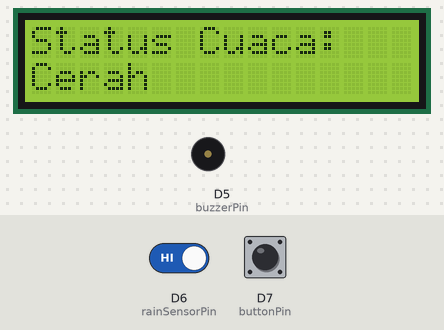
Simulated run of this sketch. Board: ESP8266 (NodeMCU). Shown: 16×2 character LCD, buzzer (waves = sounding, pin HIGH). The test bench sets the inputs (shaded band); at power-on: D6 (rainSensorPin) HIGH, D7 (buttonPin) HIGH. WiFi joins after 1.5 s; servers stay silent unless stated; random numbers use the default seed unless the sketch sets one; what the sketch prints to the serial monitor is not drawn.

Above: at 4.2 s.
4.3 s: D6 (rainSensorPin) driven LOW
At 5.4 s:
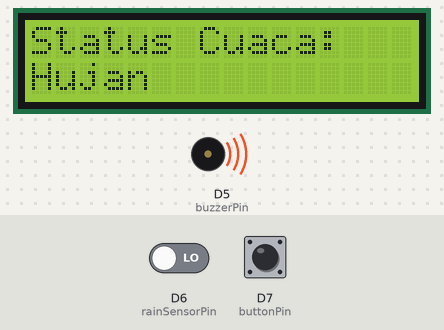
5.8 s: D7 (buttonPin) pulled LOW for 0.15 s
At 7.2 s:
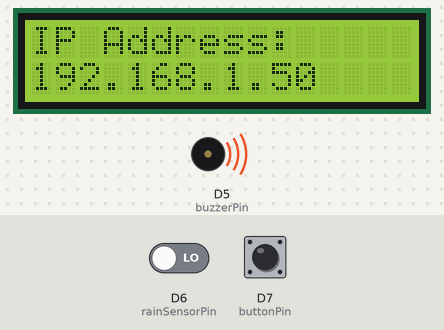
8.9 s: D6 (rainSensorPin) driven HIGH
At 11.6 s:
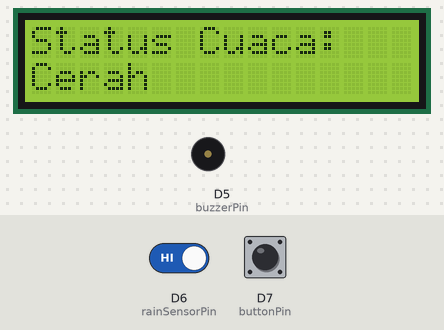
11.9 s: D7 (buttonPin) pulled LOW for 1 s
At 13.1 s:
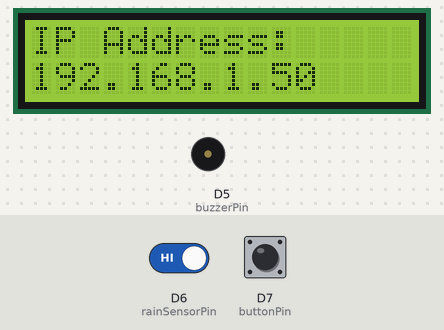
15.9 s: D7 (buttonPin) pulled LOW for 3.2 s
Timing chart, 0 to 18.9 s (numbered marks = the images above; inputs shaded):
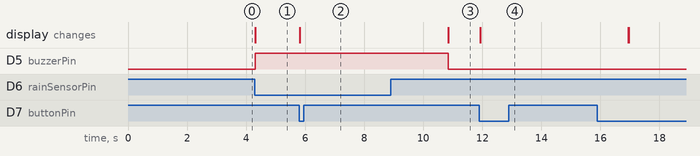

The sketch:

sensor_air.ino
```cpp
#include <Wire.h>
#include <LiquidCrystal_I2C.h>
#include <ESP8266WiFi.h>
#include <ESP8266WebServer.h>

// Inisialisasi LCD (alamat I2C dan ukuran LCD 16x2)
LiquidCrystal_I2C lcd(0x27, 16, 2);

// Pin sensor hujan, buzzer, dan button
const int rainSensorPin = D6;
const int buzzerPin = D5;
const int buttonPin = D7;

// Variabel WiFi dan server web
const char* ssid = "POCO F4";
const char* password = "sayaadalahkamu";
ESP8266WebServer server(80);

int rainOutput = 0;
bool ipDisplayed = false;

// String HTML untuk halaman web
const char html[] PROGMEM = R"rawliteral(
<!DOCTYPE html>
<html lang="id">
<head>
    <meta charset="UTF-8">
    <meta name="viewport" content="width=device-width, initial-scale=1.0">
    <title>Monitoring Sensor Hujan</title>
    <link href="https://cdnjs.cloudflare.com/ajax/libs/font-awesome/6.0.0/css/all.min.css" rel="stylesheet">
    <style>
        * { margin: 0; padding: 0; box-sizing: border-box; font-family: Arial, sans-serif; }
        body { background: #f0f2f5; padding: 20px; min-height: 100vh; transition: background-color 0.5s; position: relative; overflow: hidden; }
        .dark-mode { background: #1a1a1a; color: #fff; }
        .container { max-width: 800px; margin: 0 auto; position: relative; }
        .header { background: #fff; padding: 20px; border-radius: 15px; box-shadow: 0 4px 6px rgba(0,0,0,0.1); margin-bottom: 20px; }
        .dark-mode .header { background: #2d2d2d; }
        .title { color: #1a73e8; margin-bottom: 10px; font-size: 24px; text-align: center; }
        .status-card { background: #fff; padding: 30px; border-radius: 15px; box-shadow: 0 4px 6px rgba(0,0,0,0.1); text-align: center; }
        .dark-mode .status-card { background: #2d2d2d; }
        .weather-icon { font-size: 80px; margin: 20px 0; }
        .status-text { font-size: 2.5em; font-weight: bold; margin: 20px 0; text-transform: uppercase; }
        .raindrop { position: absolute; width: 2px; height: 10px; background: rgba(255, 255, 255, 0.8); animation: fall linear infinite; }
        @keyframes fall {
            0% { top: -10px; }
            100% { top: 100%; }
        }
        .lightning { position: absolute; width: 4px; height: 60px; background: yellow; display: none; }
        @keyframes flash {
            0%, 100% { opacity: 0; }
            50% { opacity: 1; }
        }
    </style>
</head>
<body>
    <div class="container">
        <div class="header">
            <h1 class="title">Dashboard Monitoring Sensor Hujan</h1>
            <p class="last-update">Update terakhir: <span id="lastUpdate">-</span></p>
        </div>
        <div class="status-card">
            <div id="weatherIcon" class="weather-icon">
                <i class="fas fa-sun"></i>
            </div>
            <div class="status-text" id="statusText">Mengecek...</div>
        </div>
    </div>
    <script>
        function createRaindrops() {
            const container = document.body;
            for (let i = 0; i < 50; i++) {
                const drop = document.createElement('div');
                drop.className = 'raindrop';
                drop.style.left = Math.random() * 100 + 'vw';
                drop.style.animationDuration = Math.random() * 1 + 0.5 + 's'; // Random fall speed
                container.appendChild(drop);
            }
        }

        function createLightning() {
            const container = document.body;
            const lightning = document.createElement('div');
            lightning.className = 'lightning';
            lightning.style.left = Math.random() * 100 + 'vw';
            lightning.style.top = Math.random() * 50 + 'vh';
            lightning.style.display = 'block';
            container.appendChild(lightning);
            lightning.style.animation = 'flash 0.2s forwards';

            setTimeout(() => {
                lightning.remove();
            }, 200); // Remove lightning after it flashes
        }

        function updateStatus() {
            fetch('/status')
                .then(response => response.text())
                .then(data => {
                    const weatherIcon = document.getElementById('weatherIcon');
                    const statusText = document.getElementById('statusText');
                    const body = document.body;

                    if (data === '1') {
                        weatherIcon.innerHTML = '<i class="fas fa-cloud-rain"></i>';
                        statusText.textContent = 'HUJAN';
                        body.classList.add('dark-mode');
                        createRaindrops();
                        createLightning();
                        setInterval(createLightning, 2000); // Flash lightning every 2 seconds
                    } else {
                        weatherIcon.innerHTML = '<i class="fas fa-sun"></i>';
                        statusText.textContent = 'CERAH';
                        body.classList.remove('dark-mode');
                        const drops = document.querySelectorAll('.raindrop');
                        drops.forEach(drop => drop.remove()); // Remove raindrops
                    }
                    const now = new Date();
                    document.getElementById('lastUpdate').textContent = now.toLocaleTimeString('id-ID');
                })
                .catch(error => {
                    console.error('Error:', error);
                    document.getElementById('statusText').textContent = 'Error koneksi';
                });
        }

        // Update status setiap 1 detik
        setInterval(updateStatus, 1000);
        updateStatus();
    </script>
</body>
</html>
)rawliteral";

// Function prototypes
void connectToWiFi();
void handleRoot();
void handleStatus();
void displayIPAddress();

void setup() {
    lcd.init();
    lcd.backlight();
    Serial.begin(115200);
    pinMode(rainSensorPin, INPUT);
    pinMode(buzzerPin, OUTPUT);
    pinMode(buttonPin, INPUT_PULLUP);

    lcd.setCursor(0, 0);
    lcd.print("Status Cuaca:");
    lcd.setCursor(0, 1);
    lcd.print("Cerah");

    connectToWiFi();

    server.on("/", handleRoot);
    server.on("/status", handleStatus);
    server.begin();
}

void loop() {
    int rainValue = digitalRead(rainSensorPin);
    if (rainValue == LOW) {
        if (rainOutput == 0) {
            rainOutput = 1;
            lcd.setCursor(0, 1);
            lcd.print("Hujan ");
            digitalWrite(buzzerPin, HIGH);
        }
    } else {
        if (rainOutput == 1) {
            rainOutput = 0;
            lcd.setCursor(0, 1);
            lcd.print("Cerah ");
            digitalWrite(buzzerPin, LOW);
        }
    }

    Serial.println(rainOutput);

    if (digitalRead(buttonPin) == LOW) {
        displayIPAddress();
    }

    server.handleClient();
}

void handleRoot() {
    server.send(200, "text/html", html);
}

void handleStatus() {
    server.send(200, "text/plain", String(rainOutput));
}

void displayIPAddress() {
    if (!ipDisplayed) {
        lcd.clear();
        lcd.setCursor(0, 0);
        lcd.print("IP Address:");
        lcd.setCursor(0, 1);
        lcd.print(WiFi.localIP());
        ipDisplayed = true;
        delay(5000);
        lcd.clear();
        lcd.setCursor(0, 0);
        lcd.print("Status Cuaca:");
        ipDisplayed = false;
    }
}

void connectToWiFi() {
    delay(1000);
    Serial.println("Menghubungkan ke WiFi...");
    WiFi.begin(ssid, password);
    while (WiFi.status() != WL_CONNECTED) {
        delay(1000);
        Serial.print(".");
    }
    Serial.println();
    Serial.println("WiFi Terhubung!");
    Serial.print("IP Address: ");
    Serial.println(WiFi.localIP());
}
```

Measured:
- after the input at 4.3 s, D5 (buzzerPin): LOW → HIGH at once; the display: changes at once (image 1)
- after the input at 5.8 s, the display: changes at once (image 2)
- after the input at 8.9 s, D5 (buzzerPin): HIGH → LOW after 1.9 s
- after the input at 11.9 s, the display: changes at once (image 4)
